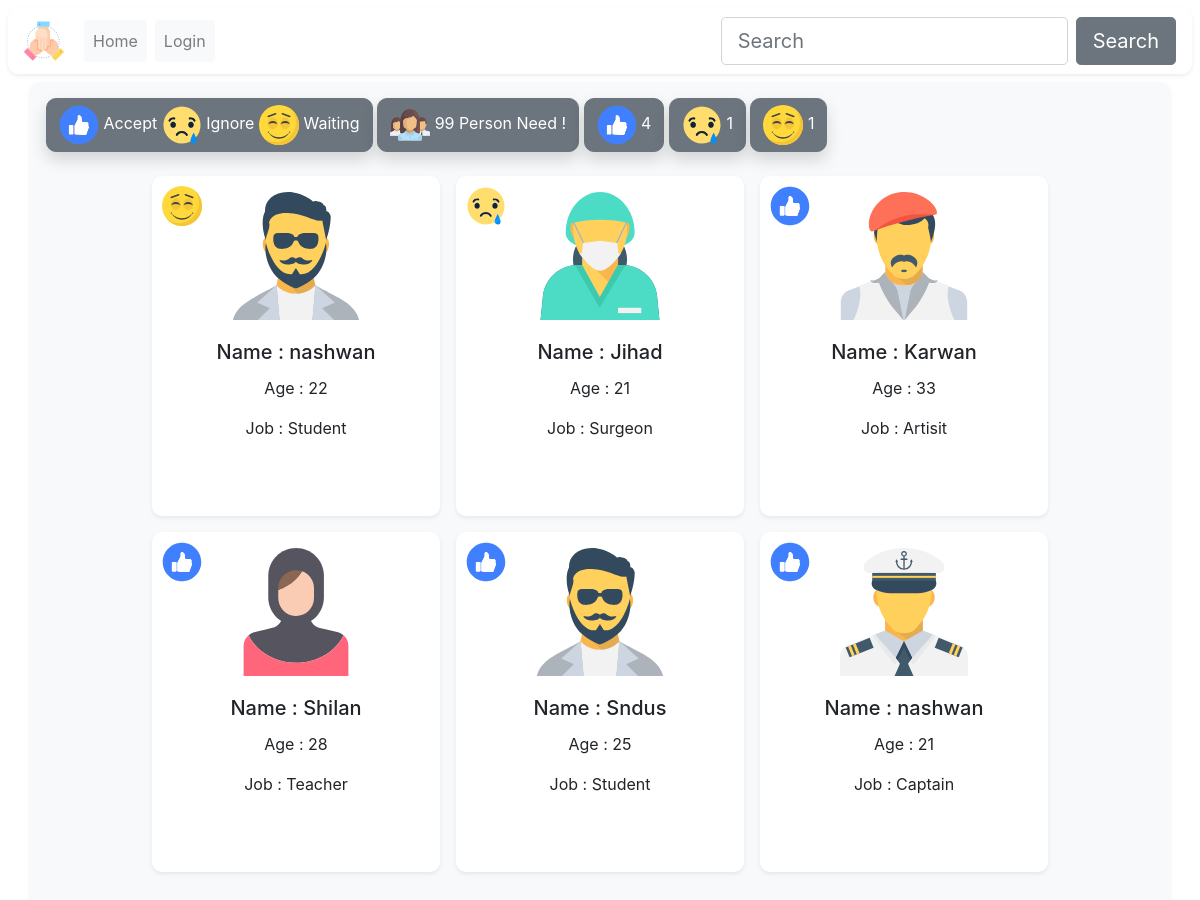
The page / on the database its author committed.
### tables this page shows
CREATE TABLE `need` (
  `id` int(11) NOT NULL,
  `num_need` int(11) NOT NULL
);

CREATE TABLE `person` (
  `id` int(11) NOT NULL,
  `name` varchar(255) NOT NULL,
  `age` int(11) NOT NULL,
  `job_id` int(11) NOT NULL,
  `is_pass` int(11) NOT NULL COMMENT '0 waiting | 1 accept | 2 ignor',
  `file_cv` varchar(255) NOT NULL
);

CREATE TABLE `type_job` (
  `job_id` int(11) NOT NULL,
  `name_job` varchar(100) NOT NULL,
  `photo_job` varchar(255) NOT NULL
);

### includes/card.php (the view, shortened to what this page needs)
<?php     while($row = mysqli_fetch_assoc($query)){$is_pass = x($row['is_pass']);$personid = x($row['id']); ?>
<div class="card m-2 border-0 p-3 radius-10 shadow-sm" style="width: 18rem;">
  <img src="assets/img/<?php echo x($row['photo_job']);?>" class="w-50 m-auto">
  <div class="card-body text-center">
    <h5 class="card-title">Name : <?php echo x($row['name']);?></h5>
    <p class="card-text">Age : <?php echo x($row['age']);?></p>
    <p class="card-text">Job : <?php echo x($row['name_job']);?></p>
    <img src="assets/img/<?php if($is_pass == 0){echo "waiting.svg";}else if($is_pass == 1){echo "like.svg";}else{echo "unlike.svg";}?>" width="40" style="position:absolute;top:0;left:0;margin:10px">
  </div>
  <br>
</div>
  <?php } ?>

### includes/nav.php (shortened to what this page needs)
<?php include 'config.php';?>
<!DOCTYPE html>
<html lang="en">
<head>
    <link rel="stylesheet" href="https://stackpath.bootstrapcdn.com/bootstrap/4.3.1/css/bootstrap.min.css">
    <link rel="stylesheet" href="assets/css/style.css">
</head>
<body>
<nav class="navbar navbar-expand-lg navbar-light bg-white m-2 radius-10 shadow-sm">
  <a class="navbar-brand" href="#"><img src="assets/img/logo.svg" width="40"></a>
  <div class="collapse navbar-collapse" id="navbarSupportedContent">
    <ul class="navbar-nav mr-auto">
      <li class="nav-item">
        <a class="nav-link btn btn-light m-1" href="index.php">Home</a>
      </li>
      <li class="nav-item">
        <a class="nav-link btn btn-light m-1" href="login.php">Login</a>
      </li>
    </ul>
    <form action="<?php echo $_SERVER['PHP_SELF'];?>" method="GET" class="form-inline my-2 my-lg-0 justify-content-center">
      <input name="search" class="form-control form-control-lg mr-sm-2" type="search" placeholder="Search" aria-label="Search">
      <button  class="btn btn-secondary btn-lg my-2 my-sm-0" type="submit">Search</button>
    </form>
  </div>
</nav>

### index.php (shortened to what this page needs)
<?php include 'includes/nav.php';include 'includes/search.php'?>
<div class="container bg-light radius-10 shadow-sm p-3">
<div class="btn btn-secondary radius-10 shadow">
<img src="assets/img/like.svg" width="40" alt=""> Accept
<img src="assets/img/unlike.svg" width="40" alt=""> Ignore
<img src="assets/img/waiting.svg" width="40" alt=""> Waiting
</div>
<div class="btn btn-secondary radius-10 shadow">
<img src="assets/img/needed.svg" width="40" alt=""> <?php get_column("need" , "num_need"  , 0 , 1);?> Person Need !
</div>
<div class="btn btn-secondary radius-10 shadow">
<img src="assets/img/like.svg" width="40" alt=""> <?php get_column("person WHERE `is_pass` = 1", "is_pass" , 1 , 0);?>
</div>
<div class="btn btn-secondary radius-10 shadow">
<img src="assets/img/unlike.svg" width="40" alt=""> <?php get_column("person WHERE `is_pass` = 2", "is_pass" , 1 , 0);?>
</div>
<div class="btn btn-secondary radius-10 shadow">
<img src="assets/img/waiting.svg" width="40" alt=""> <?php get_column("person WHERE `is_pass` = 0", "is_pass" , 1 , 0);?>
</div>
  <div class="row m-3 justify-content-center">
    <?php
 $query = mysqli_query($db, "SELECT * FROM `person` p JOIN `type_job` tj ON p.job_id = tj.job_id ORDER BY p.id DESC");
include 'includes/card.php';
  ?>
  </div>
</div>

### includes/config.php (shortened to what this page needs)
<?php
$db = mysqli_connect('localhost' , 'root' , '' , 'cv');
function x($data){
    global $db;
    $data = mysqli_real_escape_string($db , htmlspecialchars($data));
    return $data;
}
  function get_column($condition , $rowfunction , $status , $statusColumn){
    global $db ;
    $query = mysqli_query($db , "SELECT * FROM $condition");
    $num_rows = mysqli_num_rows($query);
    while($row = mysqli_fetch_assoc($query)){
      if($statusColumn == 1){
      echo $row[$rowfunction];
      }
    }
    if($status == 1){
      echo $num_rows;
    }
  }
?>

### assets/css/style.css (style rules this page uses)
.radius-10 { border-radius: 10px !important; }

### rows shown on the page
need: num_need "99"
person: job.photo_job (picture), name "nashwan", age "22", job.name_job "Student"
person: job.photo_job (picture), name "Jihad", age "21", job.name_job "Surgeon"
person: job.photo_job (picture), name "Karwan", age "33", job.name_job "Artisit"
person: job.photo_job (picture), name "Shilan", age "28", job.name_job "Teacher"
person: job.photo_job (picture), name "Sndus", age "25", job.name_job "Student"
person: job.photo_job (picture), name "nashwan", age "21", job.name_job "Captain"

### other values the page prints
$num_rows "4 1 1"
